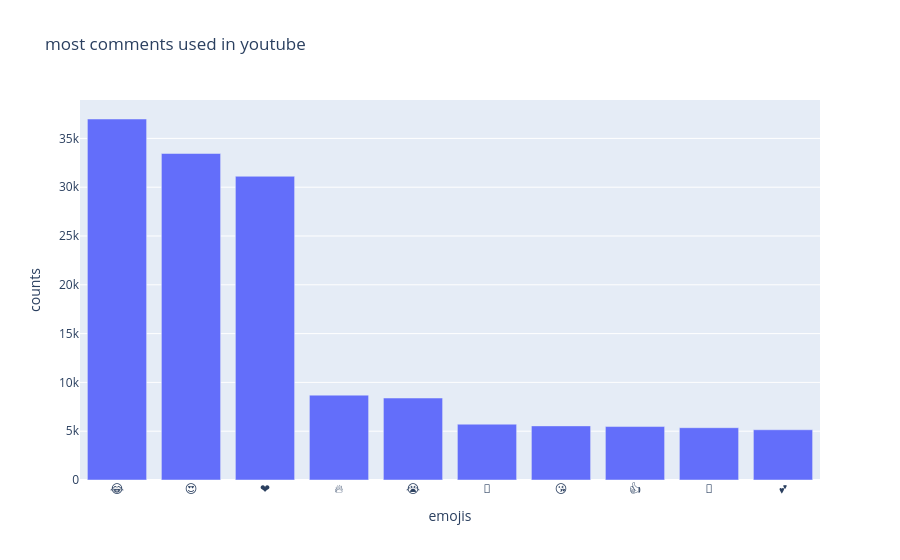

The notebook cell saved with this chart:
### Code cell
import plotly.express as px
fig = px.bar(
        x = emojis,
        y = counts,
        title = "most comments used in youtube",
        labels ={
        "x": "emojis",
        "y": "counts"
        }
    
    )
fig

### Figure 1 — Plotly figure (JSON) as saved in the notebook; plotly's stock layout.template omitted (floating-point values rounded to 4 significant figures)
{"data": [{"hovertemplate": "emojis=%{x}<br>counts=%{y}<extra></extra>", "legendgroup": "", "marker": {"color": "#636efa", "pattern": {"shape": ""}}, "name": "", "orientation": "v", "showlegend": false, "textposition": "auto", "type": "bar", "x": ["😂", "😍", "❤", "🔥", "😭", "👏", "😘", "👍", "💖", "💕"], "xaxis": "x", "y": [36987, 33453, 31119, 8694, 8398, 5719, 5545, 5476, 5359, 5147], "yaxis": "y"}], "layout": {"barmode": "relative", "legend": {"tracegroupgap": 0}, "title": {"text": "most comments used in youtube"}, "xaxis": {"anchor": "y", "domain": [0, 1], "title": {"text": "emojis"}}, "yaxis": {"anchor": "x", "domain": [0, 1], "title": {"text": "counts"}}}}
